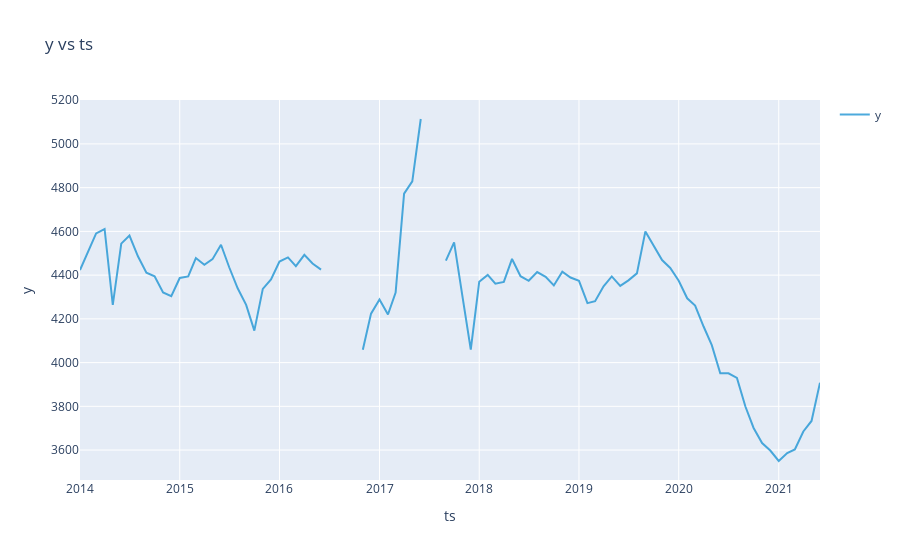

This figure's notebook cell:
### Code cell
ts = result.timeseries
fig = ts.plot()
plotly.io.show(fig)
